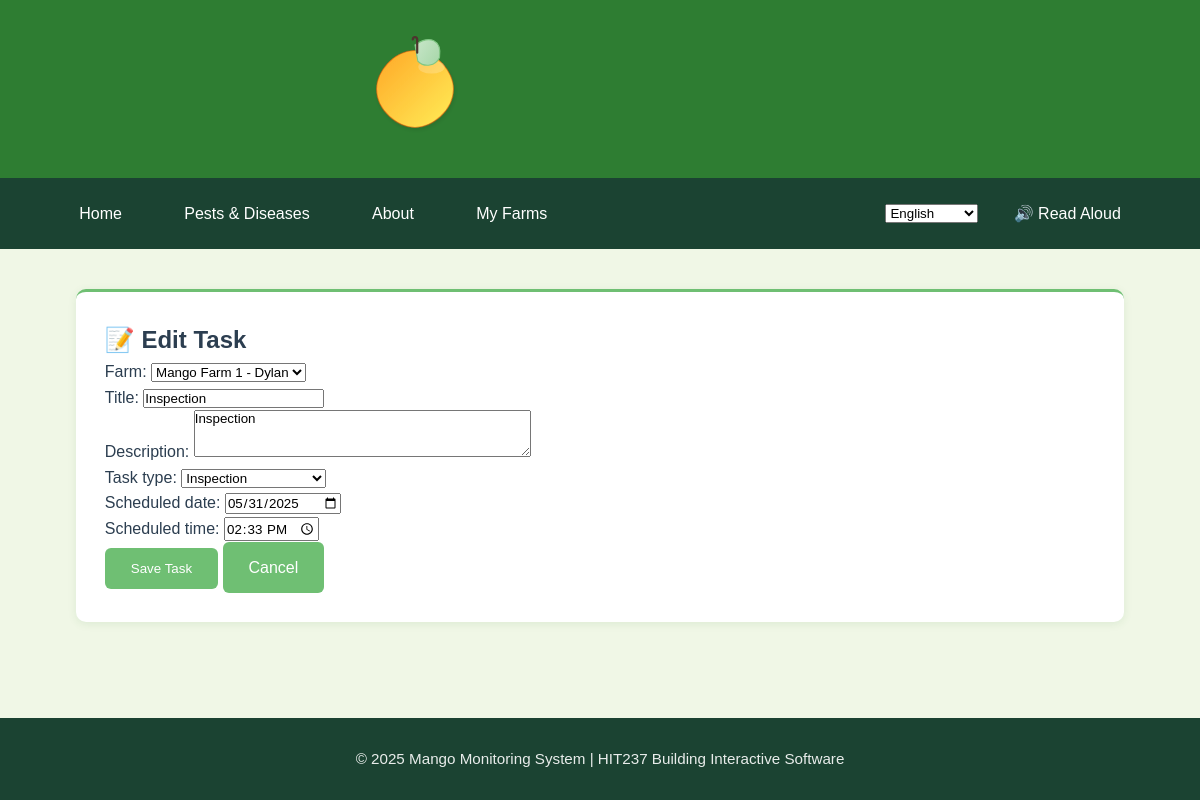
The page /myfarms/tasks/5/edit/ (signed in) on the database its author committed.
### App2/models.py (models this page shows, shortened)
class Task(models.Model):
    TASK_TYPES = [
        ('inspection', 'Inspection'),
        ('pesticide', 'Pesticide Application'),
        ('note', 'Note / Reminder'),
    ]
    farm = models.ForeignKey(Farm, on_delete=models.CASCADE)
    title = models.CharField(max_length=100)
    description = models.TextField(blank=True)
    task_type = models.CharField(max_length=20, choices=TASK_TYPES)
    scheduled_date = models.DateField()
    scheduled_time = models.TimeField(null=True, blank=True)
    created_at = models.DateTimeField(auto_now_add=True)
    updated_at = models.DateTimeField(auto_now=True)

### App2/views.py (the view)
# urls.py: path('tasks/<int:pk>/edit/', TaskUpdateView.as_view(), name='task-update'),
class TaskUpdateView(LoginRequiredMixin, UserPassesTestMixin, UpdateView):
    model = Task
    form_class = TaskForm
    template_name = 'App2/task_form.html'
    success_url = reverse_lazy('App2:task-list')
    def get_form_kwargs(self):
        kwargs = super().get_form_kwargs()
        kwargs['user'] = self.request.user
        return kwargs
    def test_func(self):
        if self.request.user.is_superuser:
            return True
        return self.get_object().farm.owner == self.request.user

### App2/forms.py
class TaskForm(forms.ModelForm):
    class Meta:
        model = Task
        fields = ['farm', 'title', 'description', 'task_type', 'scheduled_date', 'scheduled_time']
        widgets = {
            'scheduled_date': forms.DateInput(attrs={'type': 'date', 'class': 'form-control'}),
            'scheduled_time': forms.TimeInput(attrs={'type': 'time', 'class': 'form-control'}),
            'title': forms.TextInput(attrs={'class': 'form-control'}),
            'description': forms.Textarea(attrs={'class': 'form-control', 'rows': 3}),
            'task_type': forms.Select(attrs={'class': 'form-control'}),
            'farm': forms.Select(attrs={'class': 'form-control'}),
        }
    def __init__(self, *args, **kwargs):
        user = kwargs.pop('user', None)
        super().__init__(*args, **kwargs)
        if user:
            self.fields['farm'].queryset = Farm.objects.filter(owner=user)

### App2/models.py (called while the page is built)
    def __str__(self):
        return f"{self.name} - {self.owner.username}"

### App2/templates/App2/task_form.html (shortened to what this page needs)
{% extends 'App2/base.html' %}
{% block content %}
<div class="form-card">
    <div class="card shadow-sm p-3">
  <h2 class="mb-4">📝 {{ view.object.pk|yesno:"Edit Task,Add New Task" }}</h2>
  <form method="post">
    {{ form.as_p }}
    <button type="submit" class="btn btn-success">Save Task</button>
    <a href="{% url 'App2:task-list' %}" class="btn btn-outline-secondary">Cancel</a>
  </form>
</div>
</div>
{% endblock %}

### App1/static/css/base.css (style rules this page uses)
:root { --primary-green: #2E7D32; --secondary-green: #6FBF73; --accent-green: #A2C523; --light-bg: #F0F7E6; --card-bg: #FFFFFF; --text-dark: #2C3E50; --text-light: #5D6D7E; --shadow-sm: 0 2px 8px rgba(46, 125, 50, 0.1); --shadow-md: 0 4px 12px rgba(46, 125, 50, 0.15); --border-color: #dcdcdc; }
* { margin: 0; padding: 0; box-sizing: border-box; font-family: 'Poppins', sans-serif; }
body { min-height: 100vh; display: flex; flex-direction: column; background-color: var(--light-bg); color: var(--text-dark); line-height: 1.6; }
.card { background: var(--card-bg); border-radius: 10px; box-shadow: var(--shadow-sm); padding: 1.8rem; transition: all 0.3s ease; border-top: 3px solid var(--secondary-green); }
.btn { display: inline-flex; align-items: center; gap: 0.5rem; padding: 0.7rem 1.5rem; background-color: var(--secondary-green); color: white; border-radius: 6px; text-decoration: none; font-weight: 500; transition: all 0.3s ease; border: 2px solid transparent; }

### rows shown on the page
Task: object.pk "Edit Task", farm "Mango Farm 1 - Dylan", title "Inspection", description "Inspection", task_type "Inspection", scheduled_date "05/31/2025", scheduled_time "14:33:00"
